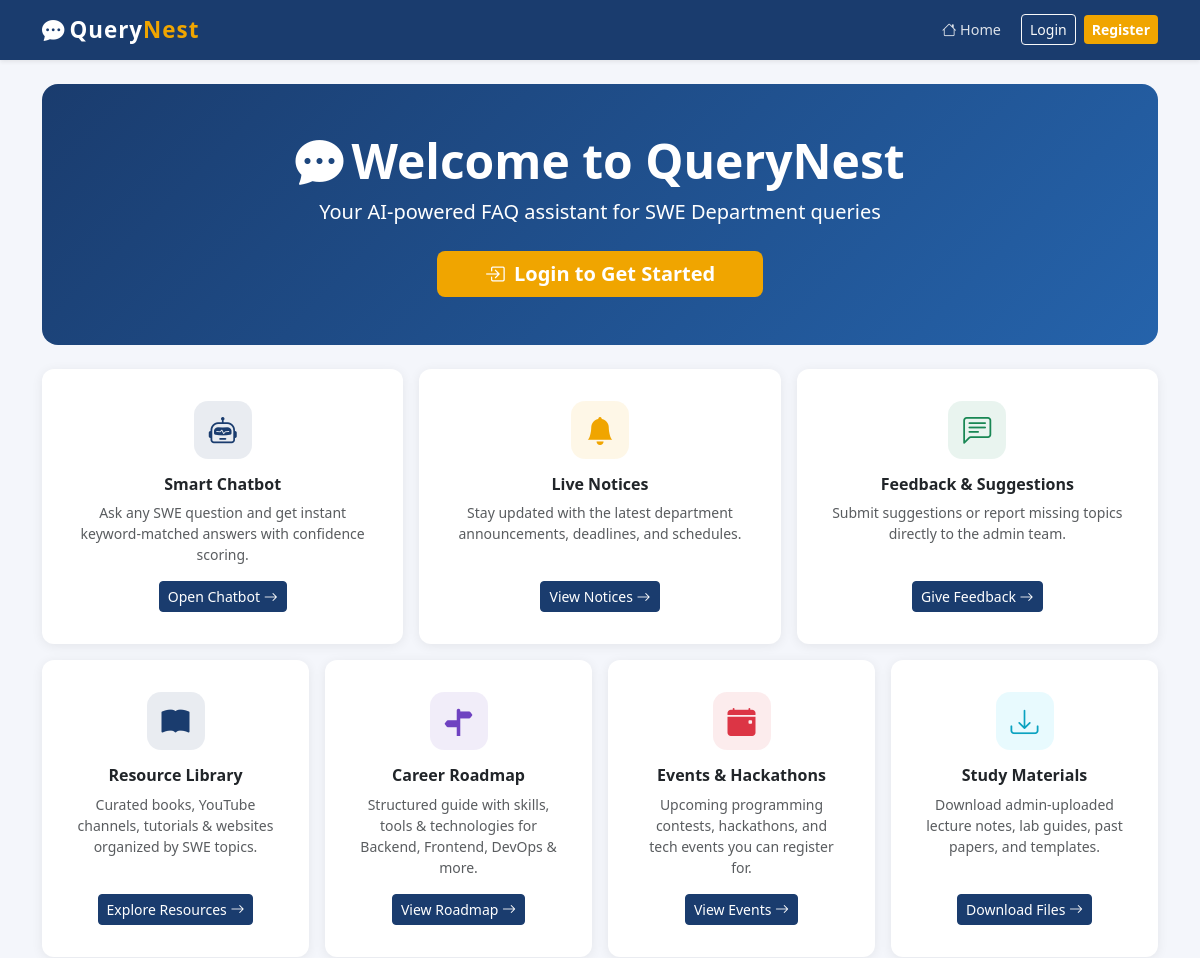
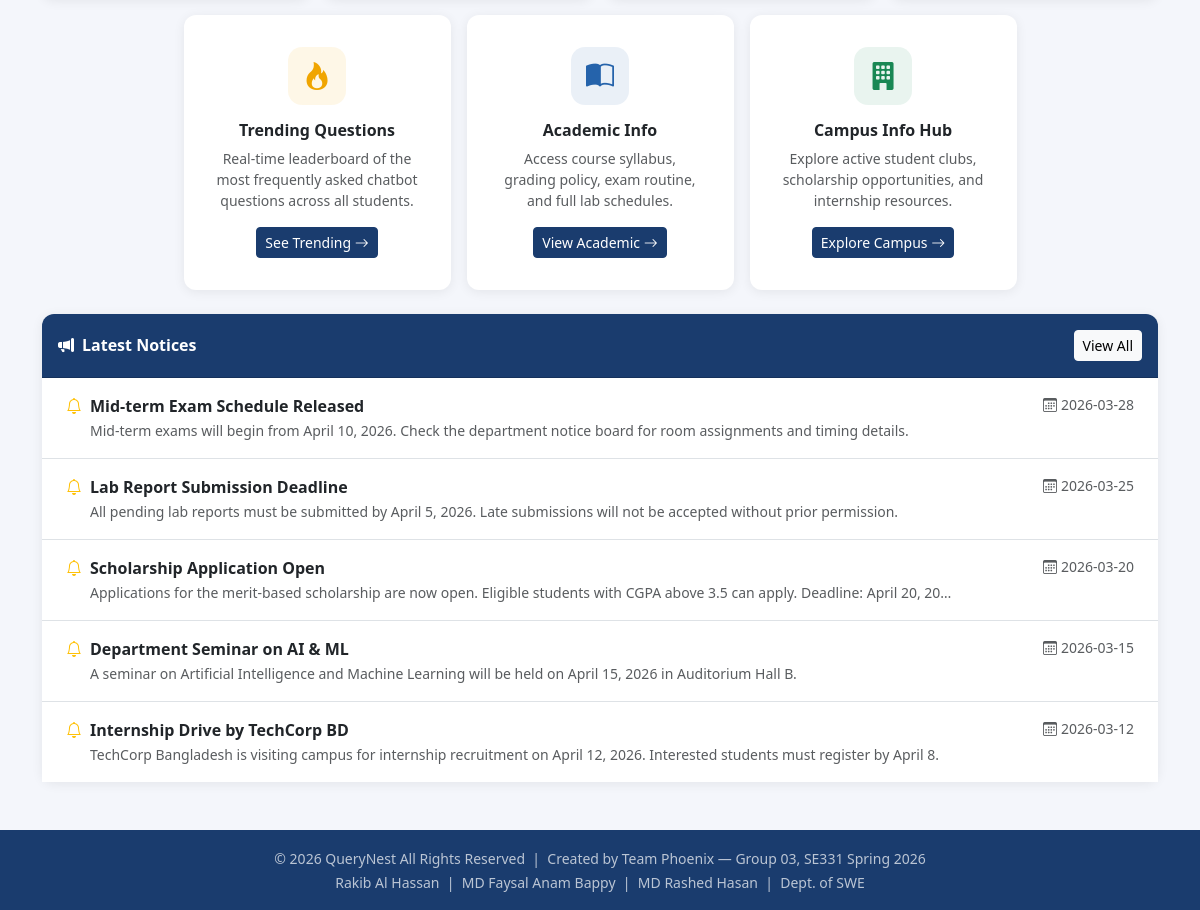
The page / on the database its author committed (2 pictures, top to bottom).
### tables this page shows
CREATE TABLE notices (
            notice_id    INTEGER PRIMARY KEY AUTOINCREMENT,
            title        TEXT NOT NULL,
            description  TEXT NOT NULL,
            publish_date TEXT NOT NULL
        );

### app.py (the view)
@app.route('/')
def home():
    conn    = get_db()
    notices = conn.execute("SELECT * FROM notices ORDER BY publish_date DESC LIMIT 5").fetchall()
    conn.close()
    return render_template('home.html', notices=notices)

### templates/home.html (shortened to what this page needs)
{% extends "base.html" %}
{% block content %}
<div class="rounded-4 p-5 mb-4 text-white text-center"
     style="background: linear-gradient(135deg, #1a3c6e 0%, #2563ab 100%);">
  <h1 class="fw-bold display-5"><i class="bi bi-chat-dots-fill me-2"></i>Welcome to QueryNest</h1>
  <p class="lead mt-2 mb-4">Your AI-powered FAQ assistant for SWE Department queries</p>
  {% if not session.get('user_id') %}
  <a href="{{ url_for('login') }}" class="btn btn-lg px-5 fw-semibold"
     style="background:#f0a500; color:#fff; border:none;">
    <i class="bi bi-box-arrow-in-right me-1"></i> Login to Get Started
  </a>
  {% else %}
  <a href="{{ url_for('chatbot') }}" class="btn btn-lg px-5 fw-semibold"
     style="background:#f0a500; color:#fff; border:none;">
    <i class="bi bi-robot me-1"></i> Ask Chatbot
  </a>
  {% endif %}
</div>
{% set logged_in = session.get('user_id') %}
<div class="row g-3 mb-3">
  <div class="col-md-6 col-lg-4">
    <a href="{{ url_for('chatbot') if logged_in else url_for('login') }}" class="text-decoration-none">
      <div class="card h-100 text-center p-3 feature-card">
        <div class="card-body d-flex flex-column align-items-center">
          <div class="feature-icon mb-3" style="background:#1a3c6e18;color:#1a3c6e;"><i class="bi bi-robot fs-3"></i></div>
          <h6 class="fw-bold text-dark mb-2">Smart Chatbot</h6>
          <p class="text-muted small mb-3">Ask any SWE question and get instant keyword-matched answers with confidence scoring.</p>
          <span class="btn btn-sm btn-primary mt-auto">Open Chatbot <i class="bi bi-arrow-right"></i></span>
        </div>
      </div>
    </a>
  </div>
  <div class="col-md-6 col-lg-4">
    <a href="{{ url_for('notices') if logged_in else url_for('login') }}" class="text-decoration-none">
      <div class="card h-100 text-center p-3 feature-card">
        <div class="card-body d-flex flex-column align-items-center">
          <div class="feature-icon mb-3" style="background:#f0a50018;color:#f0a500;"><i class="bi bi-bell-fill fs-3"></i></div>
          <h6 class="fw-bold text-dark mb-2">Live Notices</h6>
          <p class="text-muted small mb-3">Stay updated with the latest department announcements, deadlines, and schedules.</p>
          <span class="btn btn-sm btn-primary mt-auto">View Notices <i class="bi bi-arrow-right"></i></span>
        </div>
      </div>
    </a>
  </div>
  <div class="col-md-6 col-lg-4">
    <a href="{{ url_for('feedback') if logged_in else url_for('login') }}" class="text-decoration-none">
      <div class="card h-100 text-center p-3 feature-card">
        <div class="card-body d-flex flex-column align-items-center">
          <div class="feature-icon mb-3" style="background:#19875418;color:#198754;"><i class="bi bi-chat-left-text fs-3"></i></div>
          <h6 class="fw-bold text-dark mb-2">Feedback &amp; Suggestions</h6>
          <p class="text-muted small mb-3">Submit suggestions or report missing topics directly to the admin team.</p>
          <span class="btn btn-sm btn-primary mt-auto">Give Feedback <i class="bi bi-arrow-right"></i></span>
        </div>
      </div>
    </a>
  </div>
</div>
<div class="row g-3 mb-3">
  <div class="col-md-6 col-lg-3">
    <a href="{{ url_for('resources') if logged_in else url_for('login') }}" class="text-decoration-none">
      <div class="card h-100 text-center p-3 feature-card">
        <div class="card-body d-flex flex-column align-items-center">
          <div class="feature-icon mb-3" style="background:#1a3c6e18;color:#1a3c6e;"><i class="bi bi-book-fill fs-3"></i></div>
          <h6 class="fw-bold text-dark mb-2">Resource Library</h6>
          <p class="text-muted small mb-3">Curated books, YouTube channels, tutorials &amp; websites organized by SWE topics.</p>
          <span class="btn btn-sm btn-primary mt-auto">Explore Resources <i class="bi bi-arrow-right"></i></span>
        </div>
      </div>
    </a>
  </div>
  <div class="col-md-6 col-lg-3">
    <a href="{{ url_for('career') if logged_in else url_for('login') }}" class="text-decoration-none">
      <div class="card h-100 text-center p-3 feature-card">
        <div class="card-body d-flex flex-column align-items-center">
          <div class="feature-icon mb-3" style="background:#6f42c118;color:#6f42c1;"><i class="bi bi-signpost-split-fill fs-3"></i></div>
          <h6 class="fw-bold text-dark mb-2">Career Roadmap</h6>
          <p class="text-muted small mb-3">Structured guide with skills, tools &amp; technologies for Backend, Frontend, DevOps &amp; more.</p>
          <span class="btn btn-sm btn-primary mt-auto">View Roadmap <i class="bi bi-arrow-right"></i></span>
        </div>
      </div>
    </a>
  </div>
  <div class="col-md-6 col-lg-3">
    <a href="{{ url_for('events') if logged_in else url_for('login') }}" class="text-decoration-none">
      <div class="card h-100 text-center p-3 feature-card">
        <div class="card-body d-flex flex-column align-items-center">
          <div class="feature-icon mb-3" style="background:#dc354518;color:#dc3545;"><i class="bi bi-calendar-event-fill fs-3"></i></div>
          <h6 class="fw-bold text-dark mb-2">Events &amp; Hackathons</h6>
          <p class="text-muted small mb-3">Upcoming programming contests, hackathons, and tech events you can register for.</p>
          <span class="btn btn-sm btn-primary mt-auto">View Events <i class="bi bi-arrow-right"></i></span>
        </div>
      </div>
    </a>
  </div>
  <div class="col-md-6 col-lg-3">
    <a href="{{ url_for('materials') if logged_in else url_for('login') }}" class="text-decoration-none">
      <div class="card h-100 text-center p-3 feature-card">
        <div class="card-body d-flex flex-column align-items-center">
          <div class="feature-icon mb-3" style="background:#0dcaf018;color:#0aa2c0;"><i class="bi bi-download fs-3"></i></div>
          <h6 class="fw-bold text-dark mb-2">Study Materials</h6>
          <p class="text-muted small mb-3">Download admin-uploaded lecture notes, lab guides, past papers, and templates.</p>
          <span class="btn btn-sm btn-primary mt-auto">Download Files <i class="bi bi-arrow-right"></i></span>
        </div>
      </div>
    </a>
  </div>
</div>
<div class="row g-3 mb-4 justify-content-center">
  <div class="col-md-6 col-lg-3">
    <a href="{{ url_for('trending') if logged_in else url_for('login') }}" class="text-decoration-none">
      <div class="card h-100 text-center p-3 feature-card">
        <div class="card-body d-flex flex-column align-items-center">
          <div class="feature-icon mb-3" style="background:#f0a50018;color:#f0a500;"><i class="bi bi-fire fs-3"></i></div>
          <h6 class="fw-bold text-dark mb-2">Trending Questions</h6>
          <p class="text-muted small mb-3">Real-time leaderboard of the most frequently asked chatbot questions across all students.</p>
          <span class="btn btn-sm btn-primary mt-auto">See Trending <i class="bi bi-arrow-right"></i></span>
        </div>
      </div>
    </a>
  </div>
  <div class="col-md-6 col-lg-3">
    <a href="{{ url_for('academic') if logged_in else url_for('login') }}" class="text-decoration-none">
      <div class="card h-100 text-center p-3 feature-card">
        <div class="card-body d-flex flex-column align-items-center">
          <div class="feature-icon mb-3" style="background:#2563ab18;color:#2563ab;"><i class="bi bi-book-half fs-3"></i></div>
          <h6 class="fw-bold text-dark mb-2">Academic Info</h6>
          <p class="text-muted small mb-3">Access course syllabus, grading policy, exam routine, and full lab schedules.</p>
          <span class="btn btn-sm btn-primary mt-auto">View Academic <i class="bi bi-arrow-right"></i></span>
        </div>
      </div>
    </a>
  </div>
  <div class="col-md-6 col-lg-3">
    <a href="{{ url_for('campus') if logged_in else url_for('login') }}" class="text-decoration-none">
      <div class="card h-100 text-center p-3 feature-card">
        <div class="card-body d-flex flex-column align-items-center">
          <div class="feature-icon mb-3" style="background:#19875418;color:#198754;"><i class="bi bi-building-fill fs-3"></i></div>
          <h6 class="fw-bold text-dark mb-2">Campus Info Hub</h6>
          <p class="text-muted small mb-3">Explore active student clubs, scholarship opportunities, and internship resources.</p>
          <span class="btn btn-sm btn-primary mt-auto">Explore Campus <i class="bi bi-arrow-right"></i></span>
        </div>
      </div>
    </a>
  </div>
</div>
<div class="card">
  <div class="card-header d-flex justify-content-between align-items-center py-3"
       style="background:#1a3c6e; color:#fff;">
    <span class="fw-bold"><i class="bi bi-megaphone-fill me-2"></i>Latest Notices</span>
    <a href="{{ url_for('notices') }}" class="btn btn-sm btn-light">View All</a>
  </div>
  <div class="card-body p-0">
    {% if notices %}
    <ul class="list-group list-group-flush">
      {% for n in notices %}
      <li class="list-group-item px-4 py-3">
        <div class="d-flex justify-content-between align-items-start">
          <span class="fw-semibold"><i class="bi bi-bell text-warning me-2"></i>{{ n.title }}</span>
          <small class="text-muted text-nowrap ms-3"><i class="bi bi-calendar3 me-1"></i>{{ n.publish_date }}</small>
        </div>
        <small class="text-muted ms-4">{{ n.description[:130] }}{% if n.description|length > 130 %}…{% endif %}</small>
      </li>
      {% endfor %}
    </ul>
    {% else %}
    <div class="text-center text-muted py-4"><i class="bi bi-inbox fs-3"></i><p class="mt-2">No notices yet.</p></div>
    {% endif %}
  </div>
</div>
{% endblock %}

### templates/base.html (shortened to what this page needs)
<!DOCTYPE html>
<html lang="en">
<head>
  <link rel="stylesheet" href="https://cdn.jsdelivr.net/npm/bootstrap@5.3.0/dist/css/bootstrap.min.css"/>
  <link rel="stylesheet" href="https://cdn.jsdelivr.net/npm/bootstrap-icons@1.10.5/font/bootstrap-icons.css"/>
</head>
<body>
<nav class="navbar navbar-expand-lg navbar-dark shadow-sm">
  <div class="container">
    <a class="navbar-brand" href="{{ url_for('home') }}">
      <i class="bi bi-chat-dots-fill me-1"></i>Query<span>Nest</span>
    </a>
    <div class="collapse navbar-collapse" id="navMenu">
      <ul class="navbar-nav ms-auto align-items-center gap-1">
        <li class="nav-item"><a class="nav-link" href="{{ url_for('home') }}"><i class="bi bi-house"></i> Home</a></li>
        {% if session.get('user_id') %}
          <li class="nav-item"><a class="nav-link" href="{{ url_for('chatbot') }}"><i class="bi bi-robot"></i> Chatbot</a></li>
          <li class="nav-item dropdown">
            <a class="nav-link dropdown-toggle" href="#" data-bs-toggle="dropdown"><i class="bi bi-collection"></i> Resources</a>
            <ul class="dropdown-menu">
              <li><a class="dropdown-item" href="{{ url_for('resources') }}"><i class="bi bi-book me-2 text-primary"></i>Resource Library</a></li>
              <li><a class="dropdown-item" href="{{ url_for('career') }}"><i class="bi bi-signpost-split me-2 text-success"></i>Career Roadmap</a></li>
              <li><a class="dropdown-item" href="{{ url_for('events') }}"><i class="bi bi-calendar-event me-2 text-warning"></i>Events & Hackathons</a></li>
              <li><a class="dropdown-item" href="{{ url_for('materials') }}"><i class="bi bi-download me-2 text-info"></i>Study Materials</a></li>
              <li><a class="dropdown-item" href="{{ url_for('trending') }}"><i class="bi bi-fire me-2 text-danger"></i>Trending Questions</a></li>
            </ul>
          </li>
          <li class="nav-item dropdown">
            <a class="nav-link dropdown-toggle" href="#" data-bs-toggle="dropdown"><i class="bi bi-info-circle"></i> Info</a>
            <ul class="dropdown-menu">
              <li><a class="dropdown-item" href="{{ url_for('notices') }}"><i class="bi bi-bell me-2 text-warning"></i>Notices</a></li>
              <li><a class="dropdown-item" href="{{ url_for('academic') }}"><i class="bi bi-book-half me-2 text-primary"></i>Academic Info</a></li>
              <li><a class="dropdown-item" href="{{ url_for('campus') }}"><i class="bi bi-building me-2 text-success"></i>Campus Info Hub</a></li>
            </ul>
          </li>
          <li class="nav-item"><a class="nav-link" href="{{ url_for('feedback') }}"><i class="bi bi-chat-left-text"></i> Feedback</a></li>
          {% if session.get('role') == 'admin' %}
          <li class="nav-item dropdown">
            <a class="nav-link dropdown-toggle" href="#" data-bs-toggle="dropdown"><i class="bi bi-shield-lock"></i> Admin</a>
            <ul class="dropdown-menu">
              <li><a class="dropdown-item" href="{{ url_for('admin_dashboard') }}"><i class="bi bi-speedometer2 me-2"></i>Dashboard</a></li>
              <li><a class="dropdown-item" href="{{ url_for('admin_faqs') }}"><i class="bi bi-question-circle me-2"></i>FAQ Manager</a></li>
              <li><a class="dropdown-item" href="{{ url_for('admin_unmatched') }}"><i class="bi bi-exclamation-circle me-2"></i>Unmatched Queries</a></li>
              <li><a class="dropdown-item" href="{{ url_for('admin_chatlogs') }}"><i class="bi bi-chat-dots me-2"></i>Chat Logs</a></li>
              <li><a class="dropdown-item" href="{{ url_for('admin_feedback') }}"><i class="bi bi-envelope me-2"></i>Feedback Manager</a></li>
              <li><a class="dropdown-item" href="{{ url_for('admin_notices') }}"><i class="bi bi-megaphone me-2"></i>Notice Manager</a></li>
              <li><a class="dropdown-item" href="{{ url_for('admin_materials') }}"><i class="bi bi-upload me-2"></i>Study Materials</a></li>
            </ul>
          </li>
          {% endif %}
          <li class="nav-item dropdown ms-2">
            <a class="nav-link dropdown-toggle d-flex align-items-center gap-1" href="#" data-bs-toggle="dropdown">
              <div class="rounded-circle d-flex align-items-center justify-content-center"
                   style="width:30px;height:30px;background:var(--accent);color:#fff;font-size:.8rem;">
                <i class="bi bi-person-fill"></i>
              </div>
              <span>{{ session.user_name }}</span>
              {% if session.role == 'admin' %}<span class="badge-admin">Admin</span>{% endif %}
            </a>
            <ul class="dropdown-menu dropdown-menu-end">
              <li><a class="dropdown-item" href="{{ url_for('profile') }}"><i class="bi bi-person-circle me-2"></i>My Profile</a></li>
              <li><hr class="dropdown-divider"></li>
              <li><a class="dropdown-item text-danger" href="{{ url_for('logout') }}"><i class="bi bi-box-arrow-right me-2"></i>Logout</a></li>
            </ul>
          </li>
        {% else %}
          <li class="nav-item ms-2 d-flex align-items-center gap-2">
            <a href="{{ url_for('login') }}" class="btn btn-sm btn-outline-light">Login</a>
            <a href="{{ url_for('register') }}" class="btn btn-sm fw-semibold" style="background:var(--accent);color:#fff;border:none;">Register</a>
          </li>
        {% endif %}
      </ul>
    </div>
  </div>
</nav>
<main class="container my-4">
  {% block content %}{% endblock %}
</main>
<footer class="text-center py-3 mt-5">
  <small>© 2026 QueryNest All Rights Reserved &nbsp;|&nbsp; Created by Team Phoenix — Group 03, SE331 Spring 2026</small><br>
  <small>Rakib Al Hassan &nbsp;|&nbsp; MD Faysal Anam Bappy &nbsp;|&nbsp; MD Rashed Hasan &nbsp;|&nbsp; Dept. of SWE</small>
</footer>
</body>
</html>

### rows shown on the page
notices: title "Mid-term Exam Schedule Released", publish_date "2026-03-28", description "Mid-term exams will begin from April 10, 2026. Check the department notice board for room assignments and timing details."
notices: title "Lab Report Submission Deadline", publish_date "2026-03-25", description "All pending lab reports must be submitted by April 5, 2026. Late submissions will not be accepted without prior permission."
notices: title "Scholarship Application Open", publish_date "2026-03-20", description "Applications for the merit-based scholarship are now open. Eligible students with CGPA above 3.5 can apply. Deadline: April 20, 20"
notices: title "Department Seminar on AI & ML", publish_date "2026-03-15", description "A seminar on Artificial Intelligence and Machine Learning will be held on April 15, 2026 in Auditorium Hall B."
notices: title "Internship Drive by TechCorp BD", publish_date "2026-03-12", description "TechCorp Bangladesh is visiting campus for internship recruitment on April 12, 2026. Interested students must register by April 8."
